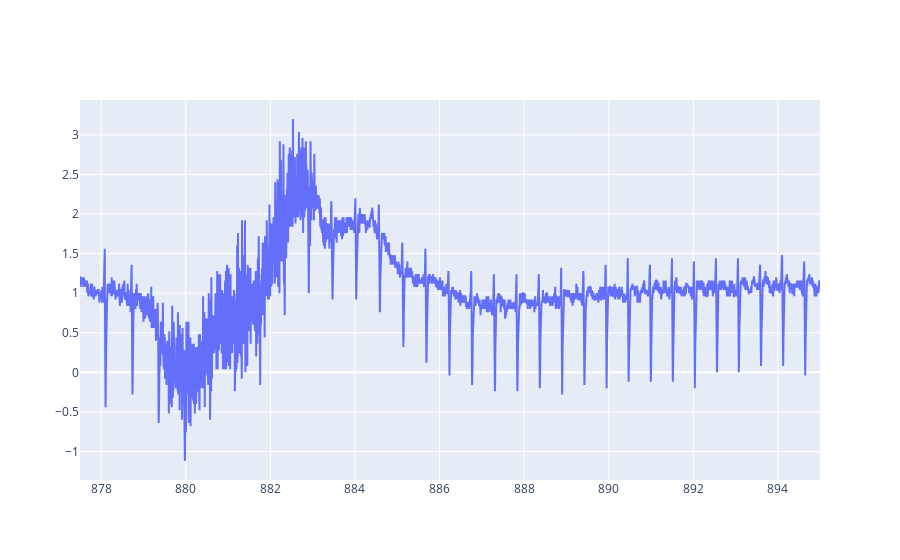

Here is the notebook cell this chart was saved with:
### Markdown cell above
## 1.3. Explorando os dados

### Code cell
# Plotando o momento de Epilepsia do paciente sz01
temp = data_all[data_all['Pacient'] == 'sz01'].iloc[175500:179000]
fig = go.Figure(data=go.Scatter(x=temp.Time, y=temp.Signal))
fig

### Figure 1 — Plotly figure (JSON) as saved in the notebook; plotly's stock layout.template omitted (floating-point values rounded to 4 significant figures; data arrays with more than 128 entries replaced by an {"elided": "..."} marker saying what was removed)
{"data": [{"type": "scatter", "x": {"elided": "3500 float values"}, "y": {"elided": "3500 float values"}}], "layout": {}}
